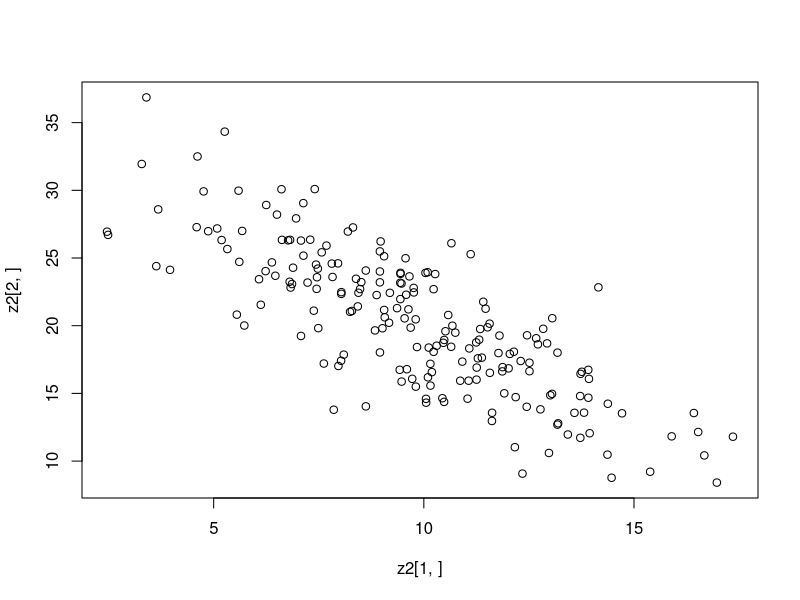
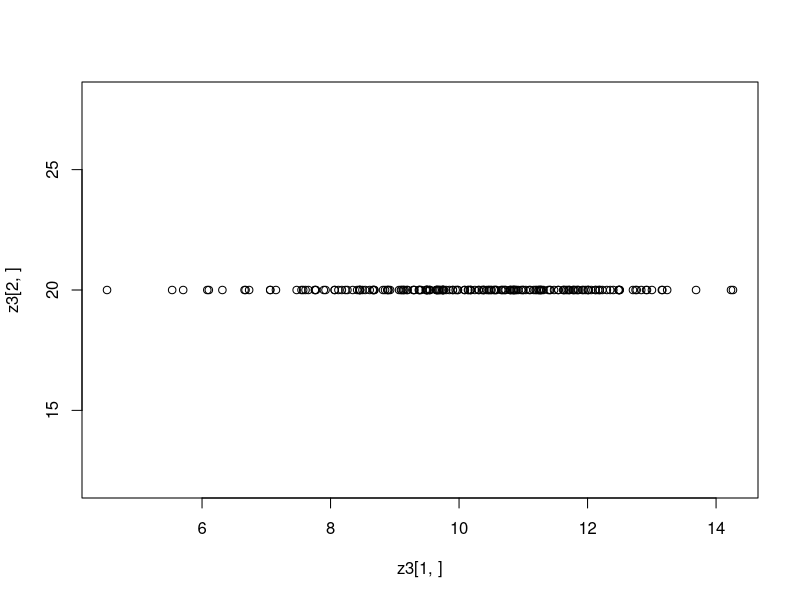
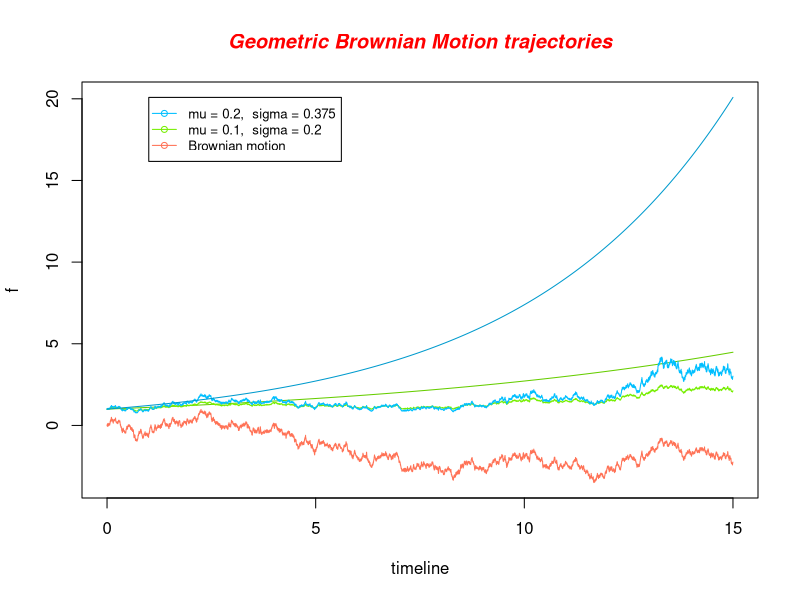
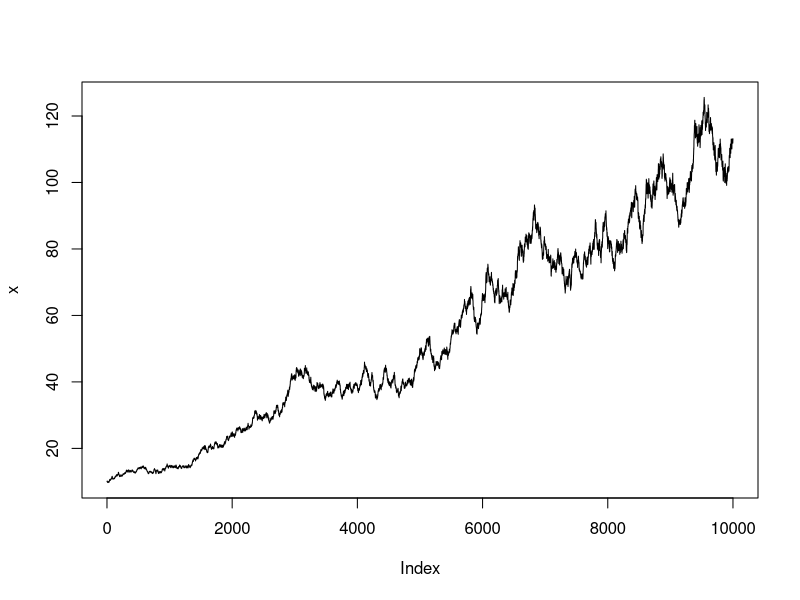

Here is the R script that generated these plots, in order:
#geometric brown motion
#dSt = μ*St+σ*St*dBt
#dSt は 増分。　例：金融商品の価格の変化。
#dBt は ブラウン運動の増分。
#μ(mu)は(現在の St に対する割合であらわした)平均
#σ(sigma)は(現在の St に対する割合であらわした)ボラティリティ
#s0: 初期値
#length: シミュレーションの長さ。単位時間はvolatility(σ:sigma)
#        と一貫性を保つこと
# Should be Vectorized
geombrmtn.stimulate <- function(s0,mu,sigma,length){
  f <- g <- h<- rep(0, times=(length+1))
  dt<-1
  g[1]<-s0
  for(i in 2:(length+1)){
    f[i] <- f[i-1]+sqrt(dt)*rnorm(1)
    g[i] <- g[1]*exp((mu-(sigma^2)/2)*(i-1)*dt+sigma*f[i])
  }
  g
}

#2変量正規分布の単純な関数
#(x,y) mx,my: x,yの平均。 sx,sy: x,y:SQRT(共分散)。 r:xとyの相関
#オプションのポジションをシミュレーションする時に用いる
#価格の変化をGBM（のバリエーション）で発生させた後、IVの変化を
#回帰で決定的にではなく相関のある乱数として生成する
rnorm2 <- function(mx, sx, my, sy, r) {
  y = rnorm(1, my, sy)
  x = rnorm(1, mx + r*sx/sy * (y - my), sx*sqrt(1-r^2))
  return(c(x,y))
}

#上記と同じ2変量正規分布の単純な関数。ただし、y=y0という条件付き
rnorm2cond <- function(mx, sx, my, sy, r,y0) {
  y = y0
  x = rnorm(1, mx + r*sx/sy * (y - my), sx*sqrt(1-r^2))
  return(c(x,y))
}

#rnorm2,rnorm2condのテスト
n = 200; mx = 10; sx = 3; my = 20; sy = 5; r = -0.8
z2 = sapply(1:n, function(x) rnorm2(mx, sx, my, sy, r))
plot(z2[1,],z2[2,]) # これで100組の乱数の散布図が描かれる
cor(z2[1,],z2[2,])  # 標本相関係数の計算
z3 = sapply(1:n, function(x) rnorm2cond(mx, sx, my, sy, r,20))
plot(z3[1,],z3[2,]) # これで100組の乱数の散布図が描かれる


#day by day price stimulation
s0<-906
#mu is daily return
#(1.1)^(1/252)-1
#  1.1(10%) annual return
#  ^(1/252) daily return (mu subracted by 1) 
mu<-(1.1)^(1/252)-1
#sigma is daily volatility
sigma<-0.2/sqrt(252)
(geombrmtn.stimulate(s0=s0,mu=mu,sigma=sigma,length=252))

#1. Vectorized Geometric Brownian Motion Code
#GBM = function(N,sigma,u,S0){
#  Wt = cumsum(rnorm(N,0,1));
#  dt<-1 #dt<-255, dt<-365
#  t = (1:N)/dt;
#  p1 = (u-0.5*(sigma^2))*t;
#  p2 = sigma*Wt;
#  St = S0*exp(p1 + p2);
#  return (St);
#}
# Geometric Brownian Motion Code with multiply plots
#P = 5
#GBMs = matrix(nrow = P, ncol = N)
#for(i in 1:P){
#  GBMs[i,] = GBM(N,sigma,u,S0);
#}
#plot(t,GBMs[1,],type= "l", xlim = c(0,1000), ylim=c(100,200),
#   xlab = "Time Interval",ylab="Predicted Value")
#for(i in 2:5){
#  lines(t,GBMs[i,])
#}

#3. Geometric Brownian Motion Ditribution confdence Interval
#GBMP = function(N,sigma,u,S0){
#  Wt = (cumsum(rnorm(N,0,1)));
#  WN = Wt[N];
#  p1 = (u-0.5*(sigma^2))*N; #p1 = (u-0.5*(sigma^2))*N/365
#  p2 = sigma*WN;
#  St = S0*exp(p1+p2);
#  return (St);
#}
#CI = function(data, percent){
#  m = mean(data);
#  s = sd(data);
#  p = qnorm(percent);
#  ul = m + s*p; ll = m - s*p;
#  return(c(ll,ul))
#}

#4. Votalility rate and drift rate code
#us = c(0.05,0.1,0.2,0.3,0.5,0.7,0.9,1,1.5,2,3,4)
#l = length(us)
#M = 5000; N = 1000; t = 1:N; sigma = 0.005; S0 = 100
#GBMPs = matrix(nrow = M, ncol = l);
#for(i in 1:M){
#  GBMPs[i,] = GBMP(N,sigma,us,S0)
#}
#apply(GBMPs,2,mean)
#apply(GBMPs,2,sd)

#5. Geometric Brownian Motion Model with Jump
#GBMJ = function(N,sigma,u,delta,lambda,S0){
#  Wt = cumsum(rnorm(N,0,1));
#  Nt = rpois(N,lambda)
#  dt<-1; #dt<-255,365
#  t = (1:N)/dt;
#  p1 = (u-0.5*(sigma^2))*t;
#  p2 = sigma*Wt;
#  p3 = (1-delta)^(Nt)
#  St = S0*exp(p1+p2)*p3;
#  return (St);
#}
#N = 1000; t = 1:N; sigma = 0.005; u = 0.2; S0 = 100; delta = 0.01; lambda = 2;
#G = GBMJ(N,sigma,u,delta,lambda,S0)
#plot(t,G,type= "l",main = "GBM Model with Jumps", xlab = "Time Interval",ylab="Predicted Value")

## example from web not vectorized
maturity <- 15
simulation.length <- 10001
dt <-  maturity/(simulation.length-1)

timeline <- seq(0,maturity, dt)

S0<-1
r<-0.05
mu<-0.1
mu0<-0.2
sigma<-0.2
sigma0<-0.375

f <- g <- g0 <- h <- h0 <- rep(0, times=simulation.length)
g0[1] <- h0[1] <- g[1] <-  h[1] <- S0

for(i in 2:simulation.length){
  f[i] <- f[i-1]+sqrt(dt)*rnorm(1)
  g[i] <- g[1]*exp((mu-(sigma^2)/2)*(i-1)*dt+sigma*f[i])
  g0[i] <- g0[1]*exp(mu*(i-1)*dt)
  h[i] <- h[1]*exp((mu0-sigma0^2/2)*(i-1)*dt+sigma0*f[i])
  h0[i] <- h0[1]*exp(mu0*(i-1)*dt)
}

o_range <- range(f,g,g0,h,h0)

plot(timeline,f, ylim=o_range, type="l", col="coral1")
lines(timeline,g0, col="chartreuse3")
lines(timeline,g, col="chartreuse2")
lines(timeline,h, col="deepskyblue1")
lines(timeline,h0, col="deepskyblue3")

title(main="Geometric Brownian Motion trajectories", col.main="red", font.main=4)

legend(1, o_range[2], c("mu = 0.2,  sigma = 0.375","mu = 0.1,  sigma = 0.2","Brownian motion"), cex=0.8, 
       col=c("deepskyblue1","chartreuse2","coral1"), pch=1, lty=1);

#another example from web not vectorized

m = 0.1; s = 0.2; dt = 15/9999; n = 10000
x<-rep(0,1)
x[1] = 10;
for(t in 2:n) {
  x[t] = x[t-1] * (1 + m * dt + s * sqrt(dt) * rnorm(1))
}
plot(x, type="l")
